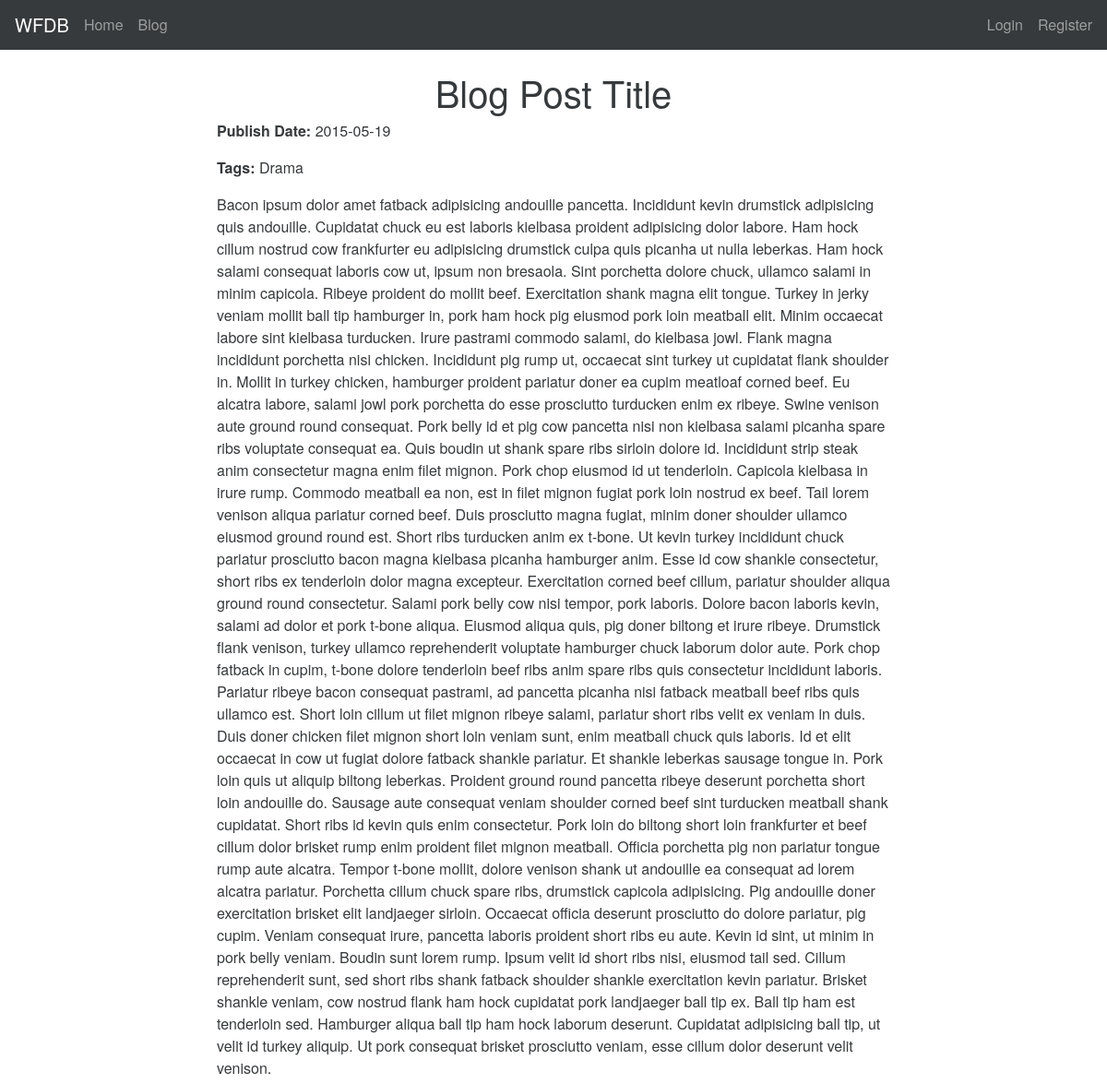
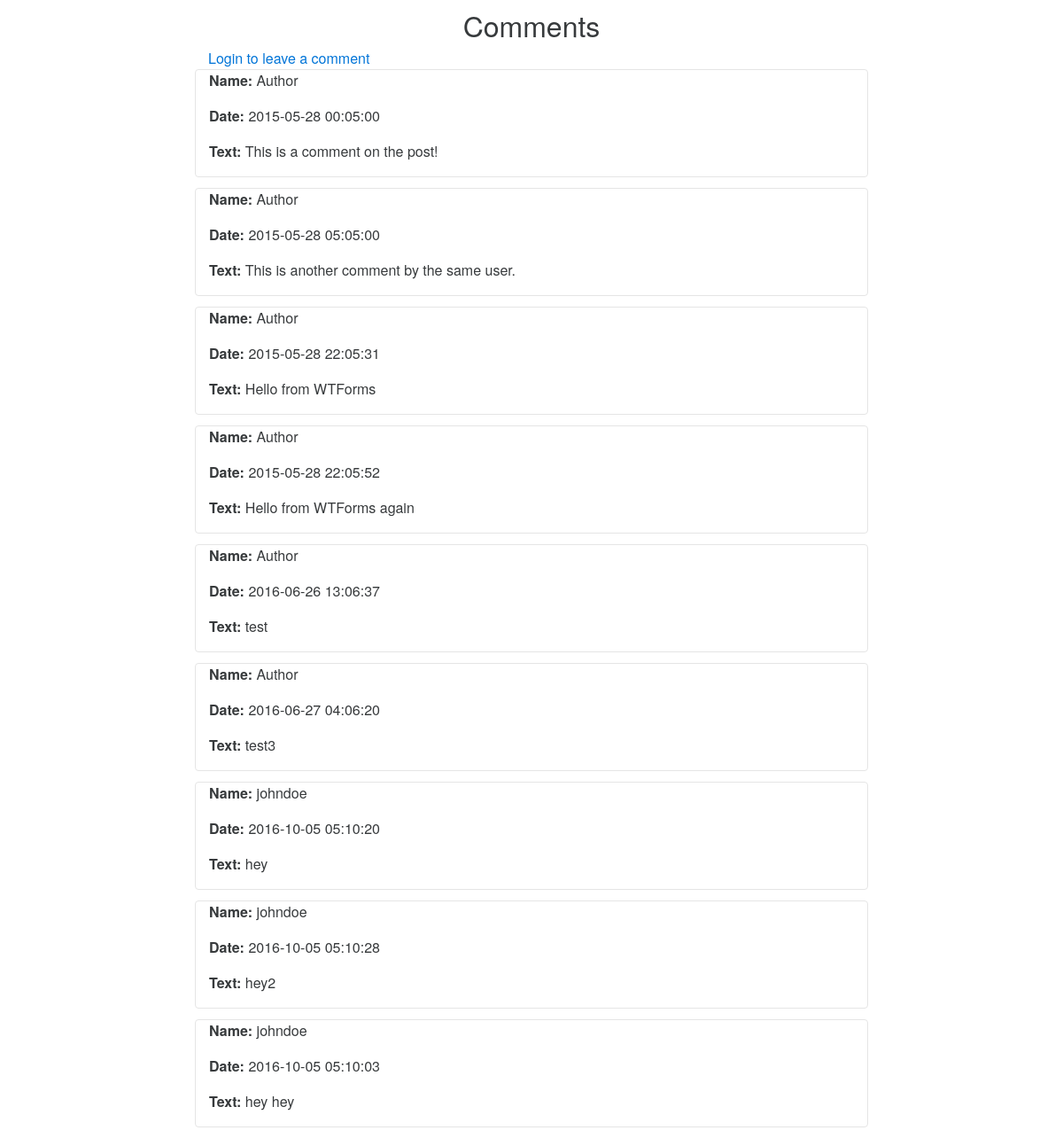
The app's page /blog/4 with its own data (2 pictures, top to bottom).
### wfdb/models.py (models this page shows, shortened)
class Post(db.Model):
    id = db.Column(db.Integer(), primary_key=True)
    title = db.Column(db.String())
    text = db.Column(db.Text())
    publish_date = db.Column(db.DateTime())
    user_id = db.Column(db.Integer(), db.ForeignKey('user.id'))
    comments = db.relationship(
        'Comment',
        backref='post',
        lazy='dynamic'
    )
    tags = db.relationship(
        'Tag',
        secondary=tags,
        backref=db.backref('posts', lazy='dynamic'),
        lazy='dynamic'
    )

class Tag(db.Model):
    id = db.Column(db.Integer(), primary_key=True)
    title = db.Column(db.String())

class Comment(db.Model):
    id = db.Column(db.Integer(), primary_key=True)
    text = db.Column(db.Text())
    date = db.Column(db.DateTime())
    post_id = db.Column(db.Integer(), db.ForeignKey('post.id'))
    user_id = db.Column(db.Integer(), db.ForeignKey('user.id'))

class User(db.Model, UserMixin):
    id = db.Column(db.Integer(), primary_key=True)
    username = db.Column(db.String(), unique=True)
    password = db.Column(db.String())
    active = db.Column(db.Boolean(), nullable=True)
    posts = db.relationship('Post', backref='user', lazy='dynamic')
    comments = db.relationship('Comment', backref='user', lazy='dynamic')
    roles = db.relationship(
        'Role',
        secondary=roles,
        backref=db.backref('users', lazy='dynamic')
    )

### wfdb/controllers/blog.py (the view, shortened to what this page needs)
@blog_blueprint.route("/<int:post_id>", methods=["GET", "POST"])
def post(post_id):
    post = Post.query.get_or_404(post_id)
    form = CommentForm()
    return render_template("post.html", post=post, form=form)

### wfdb/templates/blog/post.html (shortened to what this page needs)
{% extends "base.html" %}
{% block body %}
    <div class="row">
        <h1 class="text-xs-center">Blog Post Title</h1>
    </div>
    <div class="row">
        <div class="col-md-8 col-md-offset-2">
            <p><strong>Publish Date:</strong> {{ format_date(post.publish_date) }}</p>
            <p><strong>Tags:</strong> {% for tag in post.tags %}{{ tag.title }} {% endfor %}</p>
            <p>{{ post.text | safe }}</p>
        </div>
        <div class="col-md-2"></div>
    </div>
    <div class="row">
        <h2 class="text-xs-center">Comments</h2>
        <div class="col-md-8 col-md-offset-2">
            {% if current_user.is_authenticated %}
            <form action="{{ url_for('blog.post', post_id=post.id) }}" method="post" class="form">
                {{ form.hidden_tag() }}
                <div class="form-group">
                    {{ form.text.label }}
                    {% if form.text.errors %}
                        {% for e in form.text.errors %}
                            <p class="help-block">{{ e }}</p>
                        {% endfor %}
                    {% endif %}
                    {{ form.text(class_="form-control") }}
                </div>
                <button type="submit" class="btn btn-primary">Submit</button>
            </form>
            {% else %}
            <a href={{url_for('main.login')}}>Login to leave a comment</a>
            {% endif %}
        </div>
    </div>
    {% for comment in post.comments %}
        <div class="row">
            <div class="col-md-8 col-md-offset-2 card">
                <p><strong>Name: </strong>{{ comment.user.username }}</p>
                <p><strong>Date: </strong>{{ comment.date.strftime('%Y-%m-%d %H:%m:%S') }}</p>
                <p><strong>Text: </strong>{{ comment.text }}</p>
            </div>
        </div>
    {% endfor %}
{% endblock %}

### wfdb/templates/base.html (shortened to what this page needs)
{% macro format_date(dt) %}
  {{ dt.strftime('%Y-%m-%d') }}
{% endmacro %}
<!DOCTYPE html>
<html>
    <head>
        <link rel="stylesheet" href="{{ url_for('static', filename='css/bootstrap.min.css') }}"></script>
    </head>
    <body>
        <nav class="navbar navbar-full navbar-dark bg-inverse">
          <a class="navbar-brand" href="#">WFDB</a>
          <ul class="nav navbar-nav">
            <li class="nav-item"><a class="nav-link" href="{{ url_for('main.home') }}">Home</a></li>
            <li class="nav-item"><a class="nav-link" href="{{ url_for('blog.blog') }}">Blog</a></li>
          </ul>
          <ul class="nav navbar-nav pull-xs-right">
              {% if current_user.is_authenticated %}
              <li class="nav-item"><a class="nav-link" href="{{ url_for('main.logout') }}">Logout</a></li>
              {% else %}
              <li class="nav-item"><a class="nav-link" href="{{ url_for('main.login') }}">Login</a></li>
              <li class="nav-item"><a class="nav-link" href="{{ url_for('main.register') }}">Register</a></li>
              {% endif %}
          </ul>
        </nav>
        <br>
        <div class="container">
            {% block body %}
            {% endblock %}
        </div>
    </body>
</html>

### records on screen
Post: strftime "2015-05-19", text "Bacon ipsum dolor amet fatback adipisicing andouille pancetta. Incididunt kevin drumstick adipisicing quis andouille. Cupidatat chuck eu est laboris kielbasa proident adipisicing dolor labore. Ham hock cillum nostrud cow frankfurter eu adipisicing drumstick culpa quis picanha ut nulla leberkas. Ham hock salami consequat laboris cow ut, ipsum non bresaola. Sint porchetta dolore chuck, ullamco salami in minim capicola. Ribeye proident do mollit beef. Exercitation shank magna elit tongue. Turkey in jerky veniam mollit ball tip hamburger in, pork ham hock pig eiusmod pork loin meatball elit. Minim occaecat labore sint kielbasa turducken. Irure pastrami commodo salami, do kielbasa jowl. Flank…"
Tag: title "Drama"
Comment: user.username "Author", date "2015-05-28 00:05:00", text "This is a comment on the post!"
Comment: user.username "Author", date "2015-05-28 05:05:00", text "This is another comment by the same user."
Comment: user.username "Author", date "2015-05-28 22:05:31", text "Hello from WTForms"
Comment: user.username "Author", date "2015-05-28 22:05:52", text "Hello from WTForms again"
Comment: user.username "Author", date "2016-06-26 13:06:37", text "test"
Comment: user.username "Author", date "2016-06-27 04:06:20", text "test3"
Comment: user.username "johndoe", date "2016-10-05 05:10:20", text "hey"
Comment: user.username "johndoe", date "2016-10-05 05:10:28", text "hey2"
Comment: user.username "johndoe", date "2016-10-05 05:10:03", text "hey hey"
